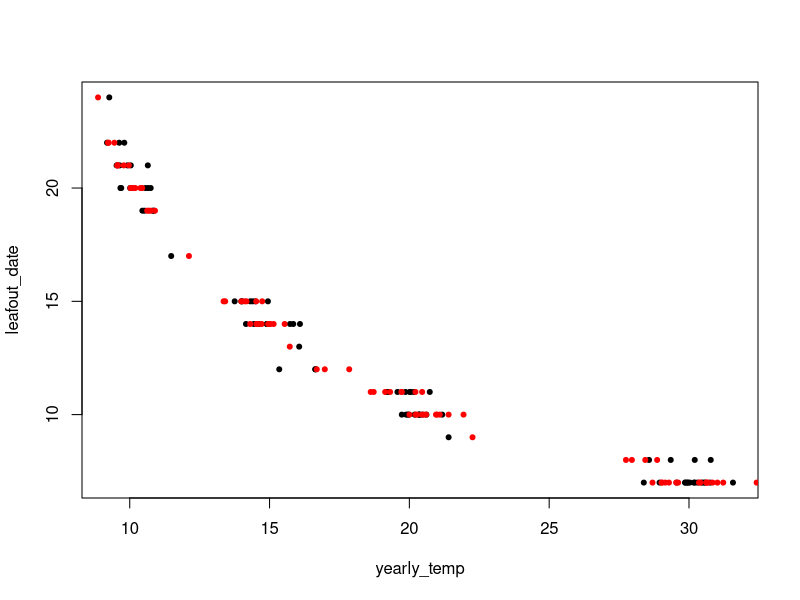
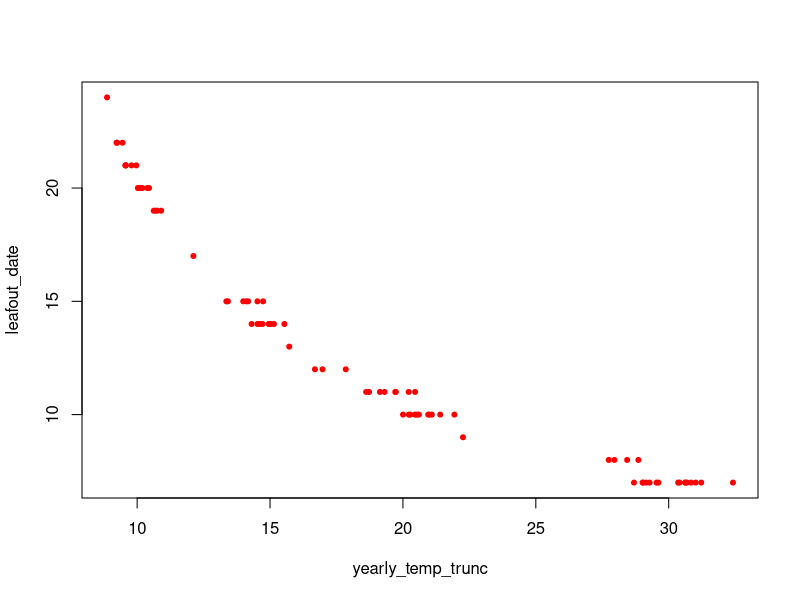
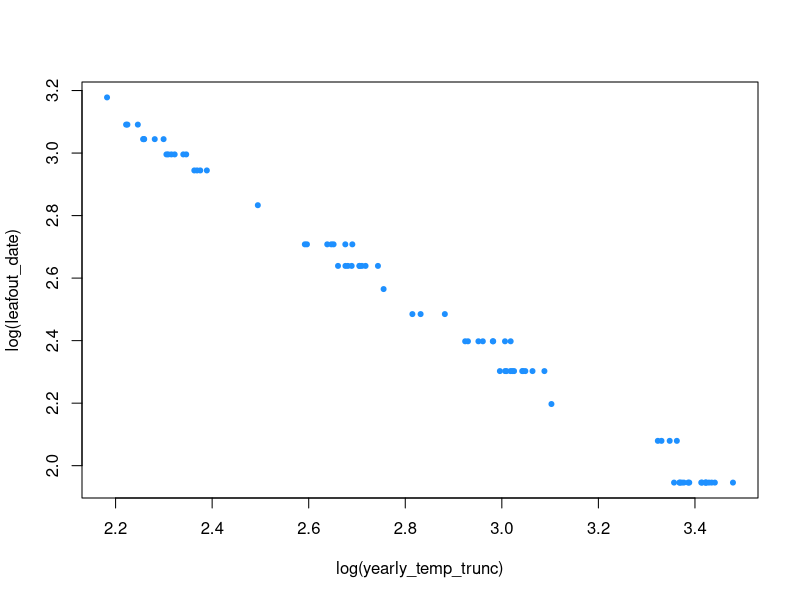
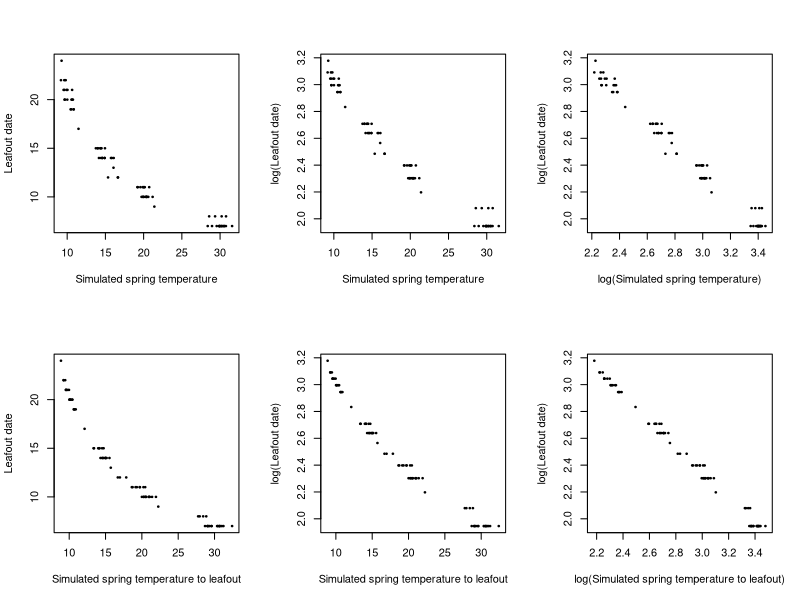

Reproduce these figures in R, in order. (Note: this script raises an error after producing the figures.)
## Started 18 December 2019 ##
## Code by Jonathan Auerbach (and Andrew Gelman some) ##
## All comments by Lizzie ##

## Quick simulation of the declining sensitivities problem ##

# First, build up some simulated climate and leafout (after 200 GDD) data
yearly_expected_temp <- c(rep(0,20), rep(5,20), rep(10,20)) # create holder for three sets of temps, 20 per set (note, these are bigger than we have done -- we have done 1 to 7 degrees, this does 0, 5 and 10 degrees)

# Or, do 4 sets ... (Lizzie added this next line)
yearly_expected_temp <- c(rep(0,20), rep(5,20), rep(10,20), rep(20, 20)) 
daily_temp <- sapply(yearly_expected_temp, function(x) rnorm(30, 10 + x, 4)) # now make some simple daily temps
# daily_temp <- sapply(yearly_expected_temp, function(x) rnorm(30, 10 + x, (4+x))) # Lizzie added
leafout_date <- sapply(1:ncol(daily_temp), function(x) min(which(cumsum(daily_temp[,x]) > 200))) # set leafout date as whenever 200 GDD is reached
yearly_temp <- colMeans(daily_temp) # estimate the mean temp of each simulated dataset

yearly_temp_trunc <- sapply(1:ncol(daily_temp), function(x) mean(daily_temp[1:leafout_date[x], x])) # estimate the mean temp of each simulated dataset only until leafout 

plot(yearly_temp, leafout_date, pch=20)
points(yearly_temp_trunc, leafout_date, pch=20, col = "red")

plot(yearly_temp_trunc, leafout_date, pch=20, col = "red")

# Lizzie added all of the below
cexhere <- 0.5
setwd("~/Documents/git/projects/treegarden/decsens/analyses")
plot(log(yearly_temp_trunc), log(leafout_date), pch=20, col = "dodgerblue") 
pdf(file.path("figures/simslogging.pdf"), width = 9, height = 5)
par(mfrow=c(2,3))
plot(yearly_temp, leafout_date, pch=20, xlab="Simulated spring temperature",
    ylab="Leafout date", main="", cex=cexhere)
plot(yearly_temp, log(leafout_date), pch=20, xlab="Simulated spring temperature",
    ylab="log(Leafout date)", main="", cex=cexhere)
plot(log(yearly_temp), log(leafout_date), pch=20, xlab="log(Simulated spring temperature)",
     ylab="log(Leafout date)", main="", cex=cexhere)
plot(yearly_temp_trunc, leafout_date, pch=20, xlab="Simulated spring temperature to leafout",
     ylab="Leafout date", main="", cex=cexhere)
plot(yearly_temp_trunc, log(leafout_date), pch=20, xlab="Simulated spring temperature to leafout",
     ylab="log(Leafout date)", main="", cex=cexhere)
plot(log(yearly_temp_trunc), log(leafout_date), pch=20, xlab="log(Simulated spring temperature to leafout)",
     ylab="log(Leafout date)", main="", cex=cexhere)
dev.off()


## From Jonathan's email (5 April 2020) ##

#part 1
data <- data.frame(leaf_date = numeric(0),
                   cum_temp  = numeric(0),
                   mean_temp = numeric(0),
                   threshold = numeric(0),
                   delta     = numeric(0))

threshold <- 1000
for(delta in c(5, 10, 15, 20)) {
  for(sim in 1:1000) {
    temp <- delta * (1:100) + rnorm(100, 0, 50)
    leaf_date <- which.min(cumsum(temp) < threshold)
    cum_temp <- sum(temp[1:leaf_date])
    mean_temp <- mean(temp[1:leaf_date])
    data <- rbind(data, data.frame(leaf_date, cum_temp, mean_temp, threshold, delta))
  }
}

sapply(unique(data$delta), function(i) sd(data$leaf_date[data$delta == i]))
MASS::boxcox(lm(leaf_date ~ cum_temp, data))

#part 2
library(ggplot2)
yxplot<- ggplot() +
  aes(mean_temp, leaf_date) + # leaf ~ temp
  geom_point(data = data) +
  theme_bw() +
  xlab("Mean temperature") + ylab("Leafout date") +
  geom_smooth(method = "lm", color = "blue", fullrange = TRUE,
              data = data[data$mean_temp < 100, ]) +
  geom_smooth(method = "glm", formula = y~log(x), color = "red",
              fullrange=TRUE,
              method.args = list(family = gaussian(link = 'log')),
              data = data[data$mean_temp < 100, ]) +
  coord_cartesian(ylim = c(5, 30), xlim = c(30, 160)) # coord_cartesian

xyplot <- ggplot() +
  aes(leaf_date, mean_temp) + # temp ~ leaf
  geom_point(data = data) +
  theme_bw() +
  ylab("Mean temperature") + xlab("Leafout date") +
  geom_smooth(method = "lm", color = "blue", fullrange = TRUE,
              data = data[data$mean_temp < 100, ]) +
  geom_smooth(method = "glm", formula = y~log(x), color = "red",
              fullrange=TRUE,
              method.args = list(family = gaussian(link = 'log')),
              data = data[data$mean_temp < 100, ]) +
  coord_flip(xlim = c(5, 30), ylim = c(30, 160)) # coord_flip



# Setting working directory. 
if(length(grep("ailene", getwd()))>0) { 
  setwd("~/Documents/GitHub/decsens/analyses")
} else
  setwd("~/Documents/git/projects/treegarden/decsens/analyses")

library(gridExtra)
plotsave <- grid.arrange(yxplot, xyplot, nrow = 1)

ggsave("figures/compareyxxy.pdf", plot=plotsave, width = 7, height = 4)


